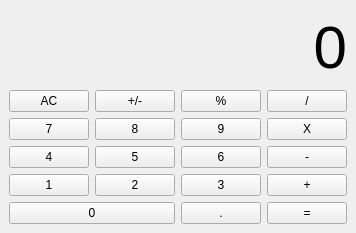
<?xml version="1.0" encoding="UTF-8"?>
<ui version="4.0">
 <class>MainWindow</class>
 <widget class="QMainWindow" name="MainWindow">
  <property name="geometry">
   <rect>
    <x>0</x>
    <y>0</y>
    <width>336</width>
    <height>233</height>
   </rect>
  </property>
  <property name="windowTitle">
   <string>La Maizoro</string>
  </property>
  <widget class="QWidget" name="centralwidget">
   <layout class="QGridLayout" name="gridLayout">
    <item row="2" column="1">
     <widget class="QPushButton" name="pushButton_4">
      <property name="text">
       <string>8</string>
      </property>
     </widget>
    </item>
    <item row="4" column="3">
     <widget class="QPushButton" name="pushButton_16">
      <property name="text">
       <string>+</string>
      </property>
     </widget>
    </item>
    <item row="4" column="1">
     <widget class="QPushButton" name="pushButton_14">
      <property name="text">
       <string>2</string>
      </property>
     </widget>
    </item>
    <item row="2" column="3">
     <widget class="QPushButton" name="pushButton_8">
      <property name="text">
       <string>X</string>
      </property>
     </widget>
    </item>
    <item row="1" column="2">
     <widget class="QPushButton" name="pushButton_5">
      <property name="text">
       <string>%</string>
      </property>
     </widget>
    </item>
    <item row="3" column="0">
     <widget class="QPushButton" name="pushButton_9">
      <property name="text">
       <string>4</string>
      </property>
     </widget>
    </item>
    <item row="3" column="1">
     <widget class="QPushButton" name="pushButton_10">
      <property name="text">
       <string>5</string>
      </property>
     </widget>
    </item>
    <item row="1" column="1">
     <widget class="QPushButton" name="pushButton_3">
      <property name="text">
       <string>+/-</string>
      </property>
     </widget>
    </item>
    <item row="1" column="3">
     <widget class="QPushButton" name="pushButton_7">
      <property name="text">
       <string>/</string>
      </property>
     </widget>
    </item>
    <item row="4" column="0">
     <widget class="QPushButton" name="pushButton_13">
      <property name="text">
       <string>1</string>
      </property>
     </widget>
    </item>
    <item row="3" column="3">
     <widget class="QPushButton" name="pushButton_12">
      <property name="text">
       <string>-</string>
      </property>
     </widget>
    </item>
    <item row="1" column="0">
     <widget class="QPushButton" name="pushButton">
      <property name="text">
       <string>AC</string>
      </property>
     </widget>
    </item>
    <item row="2" column="0">
     <widget class="QPushButton" name="pushButton_2">
      <property name="text">
       <string>7</string>
      </property>
     </widget>
    </item>
    <item row="4" column="2">
     <widget class="QPushButton" name="pushButton_15">
      <property name="text">
       <string>3</string>
      </property>
     </widget>
    </item>
    <item row="2" column="2">
     <widget class="QPushButton" name="pushButton_6">
      <property name="text">
       <string>9</string>
      </property>
     </widget>
    </item>
    <item row="3" column="2">
     <widget class="QPushButton" name="pushButton_11">
      <property name="text">
       <string>6</string>
      </property>
     </widget>
    </item>
    <item row="5" column="2">
     <widget class="QPushButton" name="pushButton_18">
      <property name="text">
       <string>.</string>
      </property>
     </widget>
    </item>
    <item row="5" column="3">
     <widget class="QPushButton" name="pushButton_19">
      <property name="text">
       <string>=</string>
      </property>
     </widget>
    </item>
    <item row="5" column="0" colspan="2">
     <widget class="QPushButton" name="pushButton_17">
      <property name="text">
       <string>0</string>
      </property>
     </widget>
    </item>
    <item row="0" column="0" colspan="4">
     <widget class="QLabel" name="lbl_res">
      <property name="font">
       <font>
        <family>Arial</family>
        <pointsize>45</pointsize>
       </font>
      </property>
      <property name="text">
       <string>0</string>
      </property>
      <property name="alignment">
       <set>Qt::AlignRight|Qt::AlignTrailing|Qt::AlignVCenter</set>
      </property>
     </widget>
    </item>
   </layout>
  </widget>
 </widget>
 <resources/>
 <connections/>
</ui>
